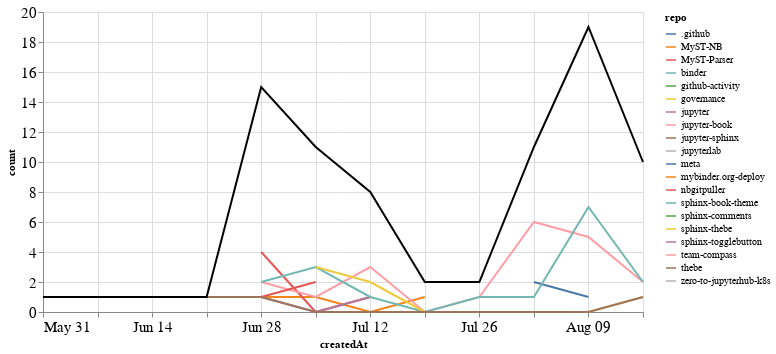

Notebook code cell kept with this figure:
### Markdown cell above
## PRs

### Code cell
prs_time = prs.groupby('repo').resample('W', on='createdAt').count()['author'].reset_index()
prs_time = prs_time.rename(columns={'author': 'count'})
prs_time_total = prs_time.groupby('createdAt').agg({"count": "sum"}).reset_index()

ch1 = alt.Chart(prs_time, width=600).mark_line().encode(
    x='createdAt',
    y='count',
    color='repo',
    tooltip="repo"
)

ch2 = alt.Chart(prs_time_total, width=600).mark_line(color="black").encode(
    x='createdAt',
    y='count',
)

ch1 + ch2

### Figure 1 — Vega-Lite specification as saved in the notebook (floating-point values rounded to 4 significant figures)
{"config": {"axisLeft": {"labelFontSize": 15}, "axisBottom": {"labelFontSize": 15}}, "layer": [{"data": {"name": "data-9553266c8268e1ba0aa457fd97af949e"}, "mark": "line", "encoding": {"color": {"type": "nominal", "field": "repo"}, "tooltip": {"type": "nominal", "field": "repo"}, "x": {"type": "temporal", "field": "createdAt"}, "y": {"type": "quantitative", "field": "count"}}, "width": 600}, {"data": {"name": "data-cabaeeab391472314ef0a28ca5e371a0"}, "mark": {"type": "line", "color": "black"}, "encoding": {"x": {"type": "temporal", "field": "createdAt"}, "y": {"type": "quantitative", "field": "count"}}, "width": 600}], "$schema": "https://vega.github.io/schema/vega-lite/v4.8.1.json", "datasets": {"data-9553266c8268e1ba0aa457fd97af949e": [{"repo": ".github", "createdAt": "2020-08-02T00:00:00", "count": 2}, {"repo": "MyST-NB", "createdAt": "2020-06-28T00:00:00", "count": 1}, {"repo": "MyST-NB", "createdAt": "2020-07-05T00:00:00", "count": 1}, {"repo": "MyST-NB", "createdAt": "2020-07-12T00:00:00", "count": 0}, {"repo": "MyST-NB", "createdAt": "2020-07-19T00:00:00", "count": 1}, {"repo": "MyST-Parser", "createdAt": "2020-06-28T00:00:00", "count": 4}, {"repo": "MyST-Parser", "createdAt": "2020-07-05T00:00:00", "count": 0}, {"repo": "MyST-Parser", "createdAt": "2020-07-12T00:00:00", "count": 1}, {"repo": "binder", "createdAt": "2020-06-28T00:00:00", "count": 1}, {"repo": "github-activity", "createdAt": "2020-08-09T00:00:00", "count": 2}, {"repo": "governance", "createdAt": "2020-05-31T00:00:00", "count": 1}, {"repo": "jupyter", "createdAt": "2020-06-28T00:00:00", "count": 1}, {"repo": "jupyter", "createdAt": "2020-07-05T00:00:00", "count": 0}, {"repo": "jupyter", "createdAt": "2020-07-12T00:00:00", "count": 1}, {"repo": "jupyter-book", "createdAt": "2020-06-28T00:00:00", "count": 2}, {"repo": "jupyter-book", "createdAt": "2020-07-05T00:00:00", "count": 1}, {"repo": "jupyter-book", "createdAt": "2020-07-12T00:00:00", "count": 3}, {"repo": "jupyter-book", "createdAt": "2020-07-19T00:00:00", "count": 0}, {"repo": "jupyter-book", "createdAt": "2020-07-26T00:00:00", "count": 1}, {"repo": "jupyter-book", "createdAt": "2020-08-02T00:00:00", "count": 6}, {"repo": "jupyter-book", "createdAt": "2020-08-09T00:00:00", "count": 5}, {"repo": "jupyter-book", "createdAt": "2020-08-16T00:00:00", "count": 2}, {"repo": "jupyter-sphinx", "createdAt": "2020-06-28T00:00:00", "count": 1}, {"repo": "jupyterlab", "createdAt": "2020-08-09T00:00:00", "count": 1}, {"repo": "meta", "createdAt": "2020-08-02T00:00:00", "count": 2}, {"repo": "meta", "createdAt": "2020-08-09T00:00:00", "count": 1}, {"repo": "mybinder.org-deploy", "createdAt": "2020-07-19T00:00:00", "count": 1}, {"repo": "nbgitpuller", "createdAt": "2020-06-28T00:00:00", "count": 1}, {"repo": "nbgitpuller", "createdAt": "2020-07-05T00:00:00", "count": 2}, {"repo": "sphinx-book-theme", "createdAt": "2020-06-28T00:00:00", "count": 2}, {"repo": "sphinx-book-theme", "createdAt": "2020-07-05T00:00:00", "count": 3}, {"repo": "sphinx-book-theme", "createdAt": "2020-07-12T00:00:00", "count": 1}, {"repo": "sphinx-book-theme", "createdAt": "2020-07-19T00:00:00", "count": 0}, {"repo": "sphinx-book-theme", "createdAt": "2020-07-26T00:00:00", "count": 1}, {"repo": "sphinx-book-theme", "createdAt": "2020-08-02T00:00:00", "count": 1}, {"repo": "sphinx-book-theme", "createdAt": "2020-08-09T00:00:00", "count": 7}, {"repo": "sphinx-book-theme", "createdAt": "2020-08-16T00:00:00", "count": 2}, {"repo": "sphinx-comments", "createdAt": "2020-08-16T00:00:00", "count": 4}, {"repo": "sphinx-thebe", "createdAt": "2020-07-05T00:00:00", "count": 3}, {"repo": "sphinx-thebe", "createdAt": "2020-07-12T00:00:00", "count": 2}, {"repo": "sphinx-thebe", "createdAt": "2020-07-19T00:00:00", "count": 0}, {"repo": "sphinx-thebe", "createdAt": "2020-07-26T00:00:00", "count": 0}, {"repo": "sphinx-thebe", "createdAt": "2020-08-02T00:00:00", "count": 0}, {"repo": "sphinx-thebe", "createdAt": "2020-08-09T00:00:00", "count": 0}, {"repo": "sphinx-thebe", "createdAt": "2020-08-16T00:00:00", "count": 1}, {"repo": "sphinx-togglebutton", "createdAt": "2020-08-09T00:00:00", "count": 3}, {"repo": "team-compass", "createdAt": "2020-06-28T00:00:00", "count": 1}, {"repo": "thebe", "createdAt": "2020-06-21T00:00:00", "count": 1}, {"repo": "thebe", "createdAt": "2020-06-28T00:00:00", "count": 1}, {"repo": "thebe", "createdAt": "2020-07-05T00:00:00", "count": 0}, {"repo": "thebe", "createdAt": "2020-07-12T00:00:00", "count": 0}, {"repo": "thebe", "createdAt": "2020-07-19T00:00:00", "count": 0}, {"repo": "thebe", "createdAt": "2020-07-26T00:00:00", "count": 0}, {"repo": "thebe", "createdAt": "2020-08-02T00:00:00", "count": 0}, {"repo": "thebe", "createdAt": "2020-08-09T00:00:00", "count": 0}, {"repo": "thebe", "createdAt": "2020-08-16T00:00:00", "count": 1}, {"repo": "zero-to-jupyterhub-k8s", "createdAt": "2020-07-05T00:00:00", "count": 1}], "data-cabaeeab391472314ef0a28ca5e371a0": [{"createdAt": "2020-05-31T00:00:00", "count": 1}, {"createdAt": "2020-06-21T00:00:00", "count": 1}, {"createdAt": "2020-06-28T00:00:00", "count": 15}, {"createdAt": "2020-07-05T00:00:00", "count": 11}, {"createdAt": "2020-07-12T00:00:00", "count": 8}, {"createdAt": "2020-07-19T00:00:00", "count": 2}, {"createdAt": "2020-07-26T00:00:00", "count": 2}, {"createdAt": "2020-08-02T00:00:00", "count": 11}, {"createdAt": "2020-08-09T00:00:00", "count": 19}, {"createdAt": "2020-08-16T00:00:00", "count": 10}]}}
